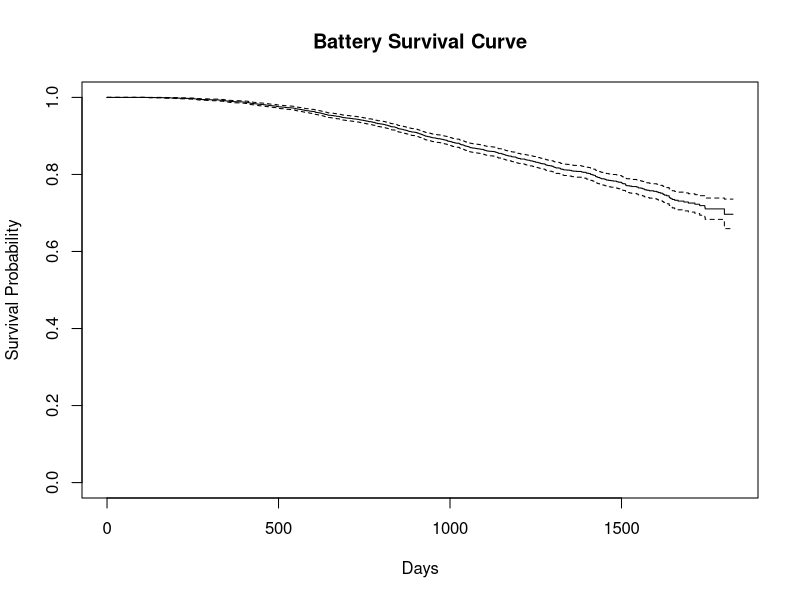
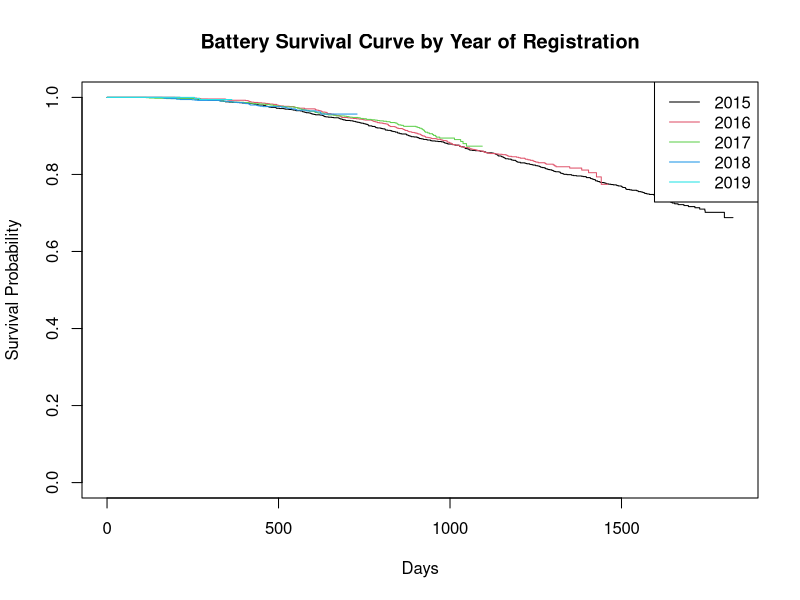
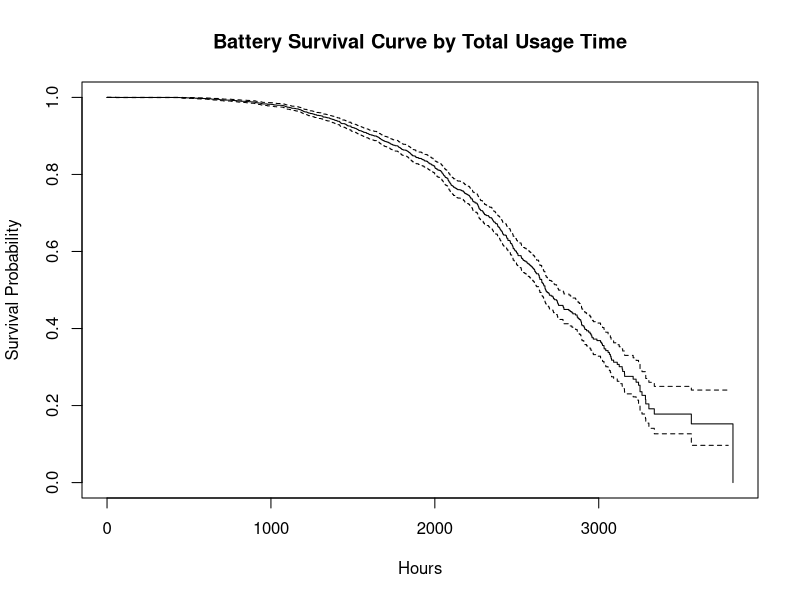

R code for these plots, in order:
library(survival)
data <- read.csv("DirtSlurper3100_preprocessed.csv")
head(data)

# Create a Surv object for battery analysis
battery <- Surv(data$Survival.time, data$Battery.censoring)
battery

# Fit and plot Kaplan-Meier survival curve
fit_battery <- survfit(battery ~ 1, type="kaplan-meier")
head(summary(fit_battery))
plot(fit_battery, xlab = "Days", ylab = "Survival Probability", main = "Battery Survival Curve")

quantile(fit_battery, probs=0.1)

# It becomes clear that L_10 is 928 days, with a lower confidence bound of 928 days and and upper confidence bound of 984
# Therefore, L_10 is less than 1000 days with 95% confidence, which negates the manfacturer's claim of 1000 days
# We'll now investigate whether some batches were faulty by examining the survival curves for different years of registration
fit_battery_year <- survfit(battery ~ data$Registration.year, type="kaplan-meier", conf.int=0.95)

plot(fit_battery_year, xlab = "Days", ylab = "Survival Probability", main = "Battery Survival Curve by Year of Registration", col=1:5)
legend("topright", legend=levels(as.factor(data$Registration.year)), col=1:5, lty=1)


# We want to see if usage intensity affects battery life, so we'll create a new Surv object based on total usage time in hours
battery_by_hours <- Surv(data$Total.usage.time, data$Battery.censoring)
fit_battery_hours <- survfit(battery_by_hours ~ 1, type="kaplan-meier")
plot(fit_battery_hours, xlab = "Hours", ylab = "Survival Probability", main = "Battery Survival Curve by Total Usage Time")
